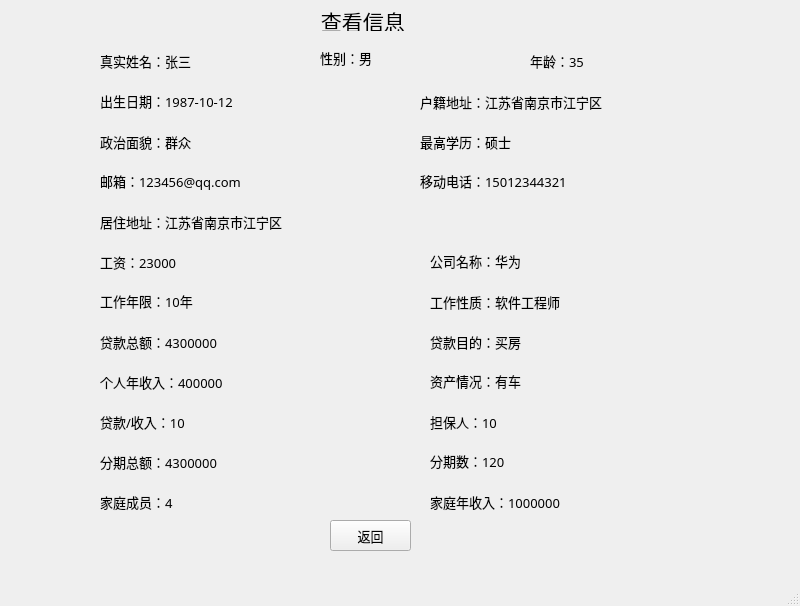
<?xml version="1.0" encoding="UTF-8"?>
<ui version="4.0">
 <class>MainWindow</class>
 <widget class="QMainWindow" name="MainWindow">
  <property name="geometry">
   <rect>
    <x>0</x>
    <y>0</y>
    <width>800</width>
    <height>606</height>
   </rect>
  </property>
  <property name="font">
   <font>
    <family>宋体</family>
    <pointsize>10</pointsize>
   </font>
  </property>
  <property name="windowTitle">
   <string>个人信用评估</string>
  </property>
  <widget class="QWidget" name="centralwidget">
   <widget class="QLabel" name="label_4">
    <property name="geometry">
     <rect>
      <x>310</x>
      <y>10</y>
      <width>211</width>
      <height>21</height>
     </rect>
    </property>
    <property name="font">
     <font>
      <family>宋体</family>
      <pointsize>16</pointsize>
     </font>
    </property>
    <property name="text">
     <string>  查看信息</string>
    </property>
   </widget>
   <widget class="QLabel" name="label_5">
    <property name="geometry">
     <rect>
      <x>100</x>
      <y>50</y>
      <width>181</width>
      <height>21</height>
     </rect>
    </property>
    <property name="font">
     <font>
      <family>宋体</family>
      <pointsize>10</pointsize>
     </font>
    </property>
    <property name="text">
     <string>真实姓名：张三</string>
    </property>
   </widget>
   <widget class="QLabel" name="label_6">
    <property name="geometry">
     <rect>
      <x>320</x>
      <y>50</y>
      <width>131</width>
      <height>16</height>
     </rect>
    </property>
    <property name="font">
     <font>
      <family>宋体</family>
      <pointsize>10</pointsize>
     </font>
    </property>
    <property name="text">
     <string>性别：男</string>
    </property>
   </widget>
   <widget class="QLabel" name="label_7">
    <property name="geometry">
     <rect>
      <x>530</x>
      <y>50</y>
      <width>131</width>
      <height>21</height>
     </rect>
    </property>
    <property name="font">
     <font>
      <family>宋体</family>
      <pointsize>10</pointsize>
     </font>
    </property>
    <property name="text">
     <string>年龄：35</string>
    </property>
   </widget>
   <widget class="QLabel" name="label_8">
    <property name="geometry">
     <rect>
      <x>100</x>
      <y>90</y>
      <width>231</width>
      <height>21</height>
     </rect>
    </property>
    <property name="font">
     <font>
      <family>宋体</family>
      <pointsize>10</pointsize>
     </font>
    </property>
    <property name="text">
     <string>出生日期：1987-10-12</string>
    </property>
   </widget>
   <widget class="QLabel" name="label_9">
    <property name="geometry">
     <rect>
      <x>420</x>
      <y>91</y>
      <width>321</width>
      <height>21</height>
     </rect>
    </property>
    <property name="font">
     <font>
      <family>宋体</family>
      <pointsize>10</pointsize>
     </font>
    </property>
    <property name="text">
     <string>户籍地址：江苏省南京市江宁区</string>
    </property>
   </widget>
   <widget class="QLabel" name="label_10">
    <property name="geometry">
     <rect>
      <x>100</x>
      <y>131</y>
      <width>221</width>
      <height>21</height>
     </rect>
    </property>
    <property name="font">
     <font>
      <family>宋体</family>
      <pointsize>10</pointsize>
     </font>
    </property>
    <property name="text">
     <string>政治面貌：群众</string>
    </property>
   </widget>
   <widget class="QLabel" name="label_11">
    <property name="geometry">
     <rect>
      <x>420</x>
      <y>131</y>
      <width>311</width>
      <height>21</height>
     </rect>
    </property>
    <property name="font">
     <font>
      <family>宋体</family>
      <pointsize>10</pointsize>
     </font>
    </property>
    <property name="text">
     <string>最高学历：硕士</string>
    </property>
   </widget>
   <widget class="QLabel" name="label_12">
    <property name="geometry">
     <rect>
      <x>100</x>
      <y>211</y>
      <width>451</width>
      <height>21</height>
     </rect>
    </property>
    <property name="font">
     <font>
      <family>宋体</family>
      <pointsize>10</pointsize>
     </font>
    </property>
    <property name="text">
     <string>居住地址：江苏省南京市江宁区</string>
    </property>
   </widget>
   <widget class="QLabel" name="label_13">
    <property name="geometry">
     <rect>
      <x>100</x>
      <y>251</y>
      <width>181</width>
      <height>21</height>
     </rect>
    </property>
    <property name="font">
     <font>
      <family>宋体</family>
      <pointsize>10</pointsize>
     </font>
    </property>
    <property name="text">
     <string>工资：23000</string>
    </property>
   </widget>
   <widget class="QLabel" name="label_14">
    <property name="geometry">
     <rect>
      <x>430</x>
      <y>250</y>
      <width>301</width>
      <height>21</height>
     </rect>
    </property>
    <property name="font">
     <font>
      <family>宋体</family>
      <pointsize>10</pointsize>
     </font>
    </property>
    <property name="text">
     <string>公司名称：华为</string>
    </property>
   </widget>
   <widget class="QLabel" name="label_15">
    <property name="geometry">
     <rect>
      <x>100</x>
      <y>290</y>
      <width>221</width>
      <height>21</height>
     </rect>
    </property>
    <property name="font">
     <font>
      <family>宋体</family>
      <pointsize>10</pointsize>
     </font>
    </property>
    <property name="text">
     <string>工作年限：10年</string>
    </property>
   </widget>
   <widget class="QLabel" name="label_16">
    <property name="geometry">
     <rect>
      <x>430</x>
      <y>291</y>
      <width>311</width>
      <height>21</height>
     </rect>
    </property>
    <property name="font">
     <font>
      <family>宋体</family>
      <pointsize>10</pointsize>
     </font>
    </property>
    <property name="text">
     <string>工作性质：软件工程师</string>
    </property>
   </widget>
   <widget class="QLabel" name="label_17">
    <property name="geometry">
     <rect>
      <x>100</x>
      <y>331</y>
      <width>231</width>
      <height>21</height>
     </rect>
    </property>
    <property name="font">
     <font>
      <family>宋体</family>
      <pointsize>10</pointsize>
     </font>
    </property>
    <property name="text">
     <string>贷款总额：4300000</string>
    </property>
   </widget>
   <widget class="QLabel" name="label_18">
    <property name="geometry">
     <rect>
      <x>430</x>
      <y>331</y>
      <width>231</width>
      <height>21</height>
     </rect>
    </property>
    <property name="font">
     <font>
      <family>宋体</family>
      <pointsize>10</pointsize>
     </font>
    </property>
    <property name="text">
     <string>贷款目的：买房</string>
    </property>
   </widget>
   <widget class="QLabel" name="label_19">
    <property name="geometry">
     <rect>
      <x>100</x>
      <y>371</y>
      <width>241</width>
      <height>21</height>
     </rect>
    </property>
    <property name="font">
     <font>
      <family>宋体</family>
      <pointsize>10</pointsize>
     </font>
    </property>
    <property name="text">
     <string>个人年收入：400000</string>
    </property>
   </widget>
   <widget class="QLabel" name="label_20">
    <property name="geometry">
     <rect>
      <x>430</x>
      <y>370</y>
      <width>281</width>
      <height>21</height>
     </rect>
    </property>
    <property name="font">
     <font>
      <family>宋体</family>
      <pointsize>10</pointsize>
     </font>
    </property>
    <property name="text">
     <string>资产情况：有车</string>
    </property>
   </widget>
   <widget class="QLabel" name="label_21">
    <property name="geometry">
     <rect>
      <x>100</x>
      <y>411</y>
      <width>201</width>
      <height>21</height>
     </rect>
    </property>
    <property name="font">
     <font>
      <family>宋体</family>
      <pointsize>10</pointsize>
     </font>
    </property>
    <property name="text">
     <string>贷款/收入：10</string>
    </property>
   </widget>
   <widget class="QLabel" name="label_22">
    <property name="geometry">
     <rect>
      <x>430</x>
      <y>411</y>
      <width>261</width>
      <height>21</height>
     </rect>
    </property>
    <property name="font">
     <font>
      <family>宋体</family>
      <pointsize>10</pointsize>
     </font>
    </property>
    <property name="text">
     <string>担保人：10</string>
    </property>
   </widget>
   <widget class="QLabel" name="label_23">
    <property name="geometry">
     <rect>
      <x>100</x>
      <y>451</y>
      <width>231</width>
      <height>21</height>
     </rect>
    </property>
    <property name="font">
     <font>
      <family>宋体</family>
      <pointsize>10</pointsize>
     </font>
    </property>
    <property name="text">
     <string>分期总额：4300000</string>
    </property>
   </widget>
   <widget class="QLabel" name="label_24">
    <property name="geometry">
     <rect>
      <x>430</x>
      <y>450</y>
      <width>301</width>
      <height>21</height>
     </rect>
    </property>
    <property name="font">
     <font>
      <family>宋体</family>
      <pointsize>10</pointsize>
     </font>
    </property>
    <property name="text">
     <string>分期数：120</string>
    </property>
   </widget>
   <widget class="QLabel" name="label_25">
    <property name="geometry">
     <rect>
      <x>100</x>
      <y>491</y>
      <width>231</width>
      <height>21</height>
     </rect>
    </property>
    <property name="font">
     <font>
      <family>宋体</family>
      <pointsize>10</pointsize>
     </font>
    </property>
    <property name="text">
     <string>家庭成员：4</string>
    </property>
   </widget>
   <widget class="QLabel" name="label_26">
    <property name="geometry">
     <rect>
      <x>430</x>
      <y>491</y>
      <width>231</width>
      <height>21</height>
     </rect>
    </property>
    <property name="font">
     <font>
      <family>宋体</family>
      <pointsize>10</pointsize>
     </font>
    </property>
    <property name="text">
     <string>家庭年收入：1000000</string>
    </property>
   </widget>
   <widget class="QLabel" name="label_28">
    <property name="geometry">
     <rect>
      <x>100</x>
      <y>170</y>
      <width>231</width>
      <height>21</height>
     </rect>
    </property>
    <property name="font">
     <font>
      <family>宋体</family>
      <pointsize>10</pointsize>
     </font>
    </property>
    <property name="text">
     <string>邮箱：123456@qq.com</string>
    </property>
   </widget>
   <widget class="QLabel" name="label_29">
    <property name="geometry">
     <rect>
      <x>420</x>
      <y>170</y>
      <width>321</width>
      <height>21</height>
     </rect>
    </property>
    <property name="font">
     <font>
      <family>宋体</family>
      <pointsize>10</pointsize>
     </font>
    </property>
    <property name="text">
     <string>移动电话：15012344321</string>
    </property>
   </widget>
   <widget class="QPushButton" name="pushButton_2">
    <property name="geometry">
     <rect>
      <x>330</x>
      <y>520</y>
      <width>81</width>
      <height>31</height>
     </rect>
    </property>
    <property name="text">
     <string>返回</string>
    </property>
   </widget>
  </widget>
  <widget class="QMenuBar" name="menubar">
   <property name="geometry">
    <rect>
     <x>0</x>
     <y>0</y>
     <width>800</width>
     <height>23</height>
    </rect>
   </property>
  </widget>
  <widget class="QStatusBar" name="statusbar"/>
 </widget>
 <resources/>
 <connections/>
</ui>
